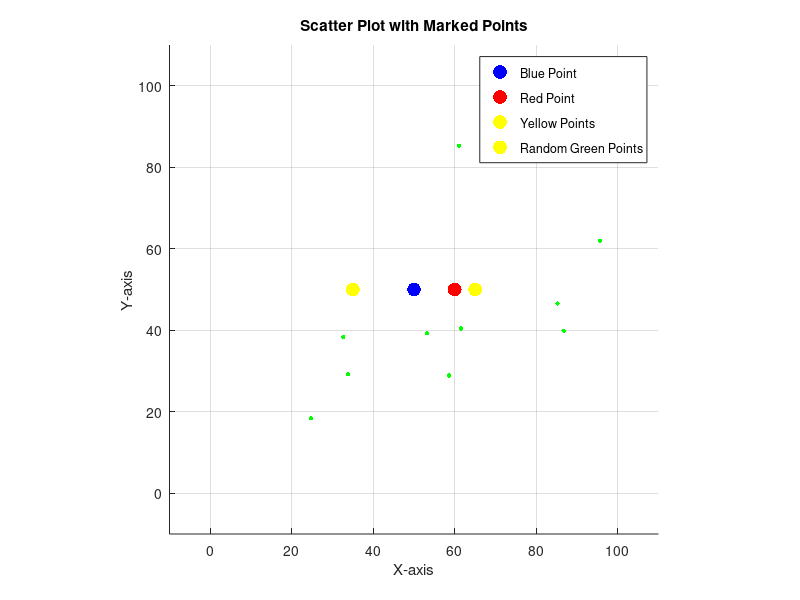

Source code (MATLAB):
% Set the coordinates of the blue point
bluePoint = [50, 50];

% Set the distance for points to be marked in various conditions
distanceRed = 10;
distanceYellow = 15;

% Create a figure for the scatter plot
figure;

% Mark the blue point as Blue
scatter(bluePoint(1), bluePoint(2), 100, 'b', 'filled');
hold on;

% Mark a red point at a distance of 10 units from the blue point
redPoint = bluePoint + [distanceRed, 0];
scatter(redPoint(1), redPoint(2), 100, 'r', 'filled');

% Mark two yellow points more than 10 units away from the blue point
yellowPoint1 = bluePoint + [distanceYellow, 0];
yellowPoint2 = bluePoint - [distanceYellow, 0];
scatter(yellowPoint1(1), yellowPoint1(2), 100, 'y', 'filled');
scatter(yellowPoint2(1), yellowPoint2(2), 100, 'y', 'filled');

% Generate 1000 random points in the circular radius range between 10 and 50 units
numRandomPoints = 10;
theta = 2 * pi * rand(1, numRandomPoints);
radius = 10 + (40 * rand(1, numRandomPoints)); % Random radius between 10 and 50
randomPointsX = bluePoint(1) + radius .* cos(theta);
randomPointsY = bluePoint(2) + radius .* sin(theta);

% Mark the random points as Green
scatter(randomPointsX, randomPointsY, 10, 'g', 'filled');

% Set axis labels and title
xlabel('X-axis');
ylabel('Y-axis');
title('Scatter Plot with Marked Points');

% Display the legend
legend({'Blue Point', 'Red Point', 'Yellow Points', 'Random Green Points'}, 'Location', 'Best');

% Set axis limits based on the circular range
axis equal;
xlim([bluePoint(1) - 60, bluePoint(1) + 60]);
ylim([bluePoint(2) - 60, bluePoint(2) + 60]);

% Display the grid
grid on;

hold off;
